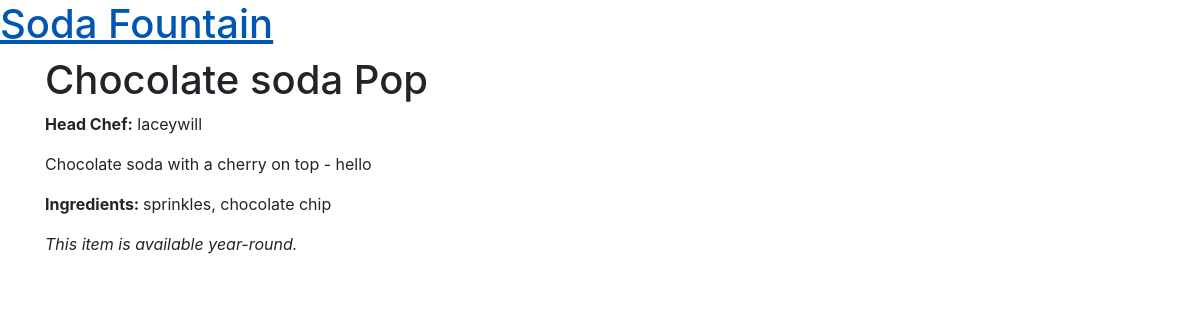
/items/1/, run on an earlier commit of the app's database.
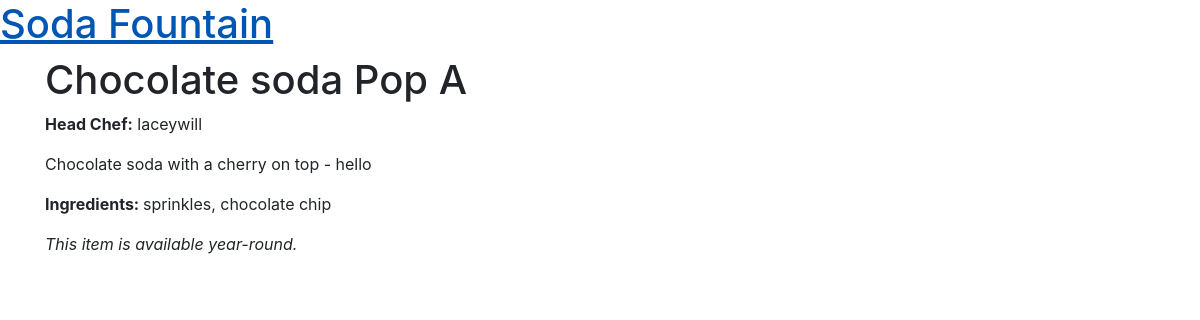
And on a later commit of the database.
### menu/models.py (models this page shows, shortened)
class Item(models.Model):
    name = models.CharField(max_length=200)
    description = models.TextField()
    chef = models.ForeignKey(User, on_delete=models.CASCADE)
    created_date = models.DateTimeField(
            default=timezone.now)
    standard = models.BooleanField(default=False)
    ingredients = models.ManyToManyField('Ingredient',
                                         related_name='ingredients')

class Ingredient(models.Model):
    name = models.CharField(max_length=200)
    created_date = models.DateTimeField(
        default=timezone.now)
    def __str__(self):
        return self.name

### menu/views.py (the view)
# urls.py: path('items/<int:pk>/', views.item_detail, name='item_detail'),
def item_detail(request, pk):
    item = get_object_or_404(Item, pk=pk)
    return render(request, 'menu/detail_item.html', {'item': item})

### templates/menu/detail_item.html (shortened to what this page needs)
{% extends "base.html" %}
{% load static %}
{% load crispy_forms_tags %}
{% block content %}
    <div class="row">
        <div class="col-md-8">
            <div class="post">
                <h1>
                {{ item.name }}
                </h1>
                <p><strong>Head Chef:</strong> {{ item.chef }}</p>
                <p>{{ item.description }}</p>
                <p><strong>Ingredients: </strong>{{ item.ingredients.all|join:", " }}</p>
                {% if item.standard %}
                    <p><em>This item is available year-round.</em></p>
                {% endif %}
            </div>
        </div>
    </div>
{% endblock %}

What changed in the data, as far as the page shows it:
changed Item "Chocolate soda with a cherry on top - hello": name "Chocolate soda Pop" → "Chocolate soda Pop A"
